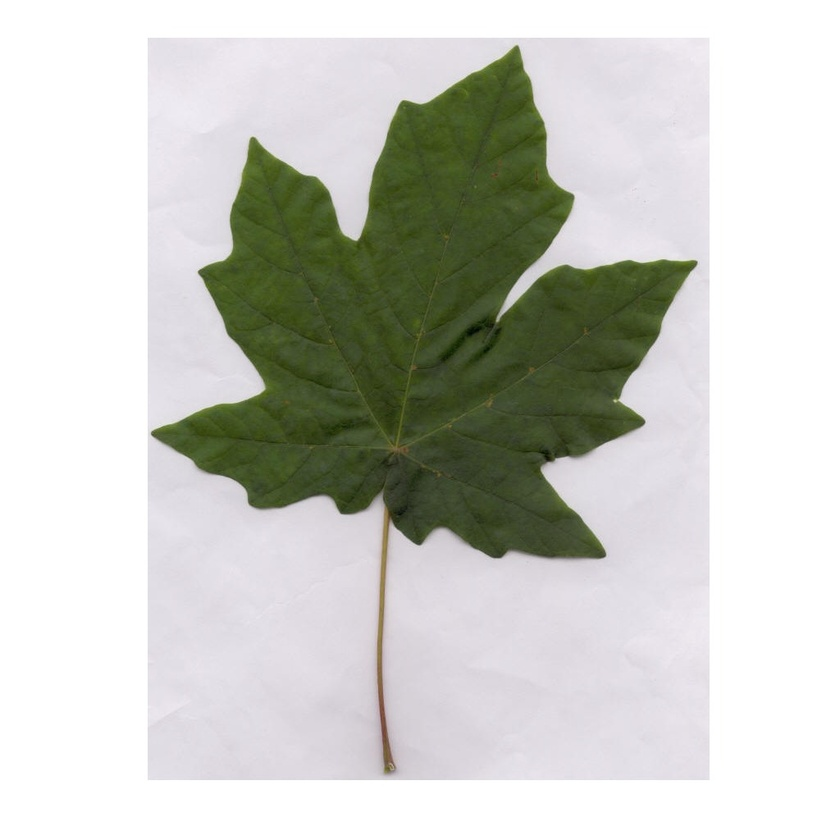
#> input picture images/macrophyllum/l04.jpg, 840 x 840 px, shrunk from 1024 x 1024 before the run
$ python curvatura_media.py
#> lines starting #> are read from the running program, lines starting #| are printed output that depends on the picture
### src/function.py
import os

''' Retorna o caminho absoluto da imagem '''
def image_path(image_name = ''):
    return os.path.realpath(os.path.join(os.path.dirname(os.path.realpath(__file__)), '..', 'images', image_name))

''' Retorna o diretorio das imagens '''
def data_path():
    return os.path.realpath(os.path.join(os.path.dirname(os.path.realpath(__file__)), '..', 'data', 'folhas.csv'))

### src/curvatura_media.py
# -*- coding: utf-8 -*-
from function import image_path
from skimage import io
from matplotlib import pyplot
from skimage import filter
from skimage import measure
from skimage import morphology
import numpy as np
import math


class CurvaturaMedia(object):

    def __init__(self, image_name = 'macrophyllum/l04.jpg'):
        self.image_path = image_path(image_name)

    def __transform(self):
        img_gray = io.imread(self.image_path, True)
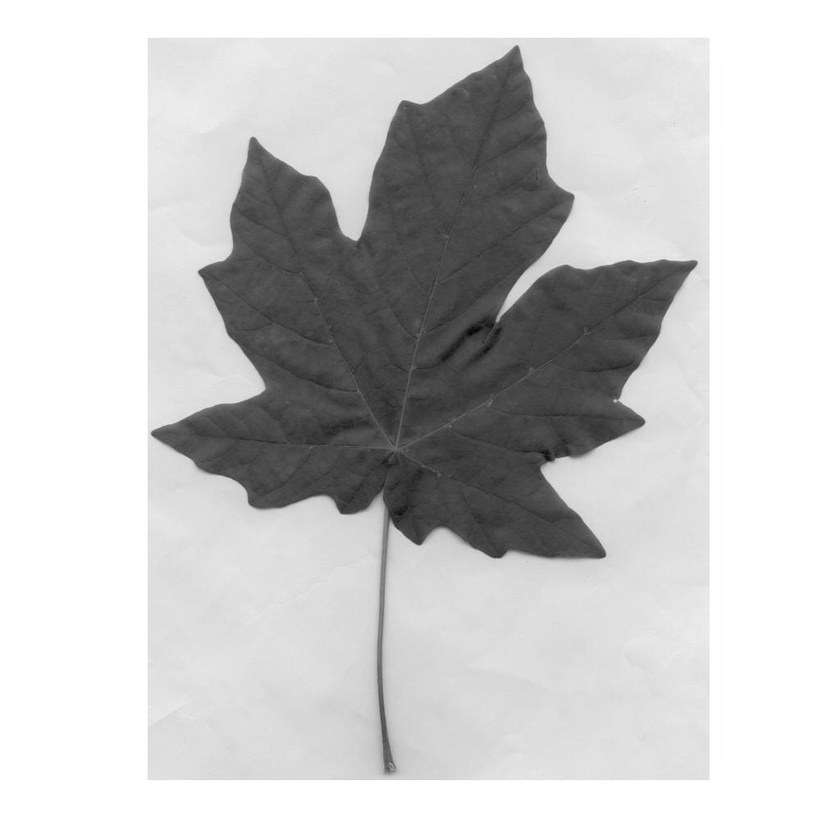
#> img_gray: shape (840, 840) float64; min 0.0196, max 1, mean 0.798
        #Aplicar otsu para binarizar a imagem
        img_otsu = filter.threshold_otsu(img_gray)
#> img_otsu = 0.611
        self.__img = img_gray < img_otsu

        # Procura contornos da imagem binarizada
        self.__contours = measure.find_contours(self.__img, 0.5)

        arclen=0.0
        for n, contour in enumerate(self.__contours):
            arclenTemp=0.0
            for indice, valor in enumerate(contour):
                if indice > 0:
                    d1 = math.fabs(round(valor[0]) - round(contour[indice-1,0]))
                    d2 = math.fabs(round(valor[1]) - round(contour[indice-1,1]))
                    if d1+d2>1.0:
                        arclenTemp+=math.sqrt(2)
                    elif d1+d2 == 1:
                        arclenTemp+=1
            if arclenTemp > arclen:
                arclen = arclenTemp
                bestn = n

        #Transforma a lista contours[bestn] em uma matriz[n,2]
        aux = np.asarray(self.__contours[bestn])

        #---------------------------  Curvatura --------------
        vetor = [] #vetor que irá receber as curvaturas k(t)

        for i in range(len(aux)-2):    #Percorrer ate -2 para não pegar elementos inexistentes
            #---------------------------  Curvatura --------------
            #Inverter as posições em relação a fórmula pois o x esta no lugar do y
            b1 =  ( (aux[i-2,1]+aux[i+2,1]) + (2*(aux[i-1,1] + aux[i+1,1])) - (6*aux[i,1]) ) / 12
            b2 = ( (aux[i-2,0]+aux[i+2,0]) + (2*(aux[i-1,0] + aux[i+1,0])) - (6*aux[i,0]) ) / 12
            c1 =  ( (aux[i+2,1]-aux[i-2,1]) + (4*(aux[i+1,1] - aux[i-1,1])) ) / 12
            c2 = ( (aux[i+2,0]-aux[i-2,0]) + (4*(aux[i+1,0] - aux[i-1,0])) ) / 12

            k =  (2*(c1*b1 - c2*b2)) / ((c1**2 + c2**2)**(3/2))

            vetor.append(k) #append: insere objeto no final da lista

        self.__media_curvatura = np.mean(np.abs(vetor))
        self.__comprimento_arco = arclen
        self.__area = np.sum(self.__img)
        self.__esqueleto_pixel = np.sum(morphology.medial_axis(self.__img))
        self.__bestn = bestn

    def run(self):

        self.__transform()

        pyplot.annotate('Media da curvatura: ' + "{:.4f}".format(self.__media_curvatura) , xy=(10, -180), color='black')
        pyplot.annotate('Comprimento de Arco: ' + "{:.4f}".format(self.__comprimento_arco) , xy=(10, -130), color='black')
        pyplot.annotate('Area: ' + str(self.__area) , xy=(10, -90), color='black')
        pyplot.annotate('Numero de pixels do esqueleto: ' + str(self.__esqueleto_pixel) , xy=(10, -50), color='black')
        pyplot.annotate('Posicao do melhor array: ' + str(self.__bestn) , xy=(10, -10), color='black')

        pyplot.imshow(self.__img, interpolation='nearest', cmap=pyplot.cm.gray)

        for contour in self.__contours:
            pyplot.plot(contour[:, 1], contour[:, 0], linewidth=2)

        pyplot.axis('off')
        pyplot.show()
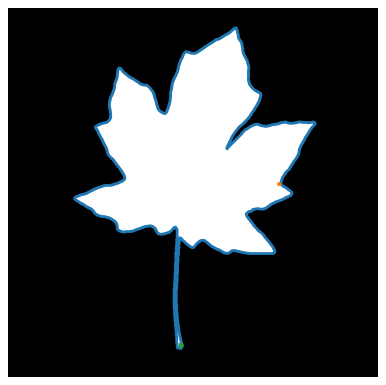
#> figure drawn by matplotlib, 1 panel


if __name__  == '__main__':
    CurvaturaMedia().run()
